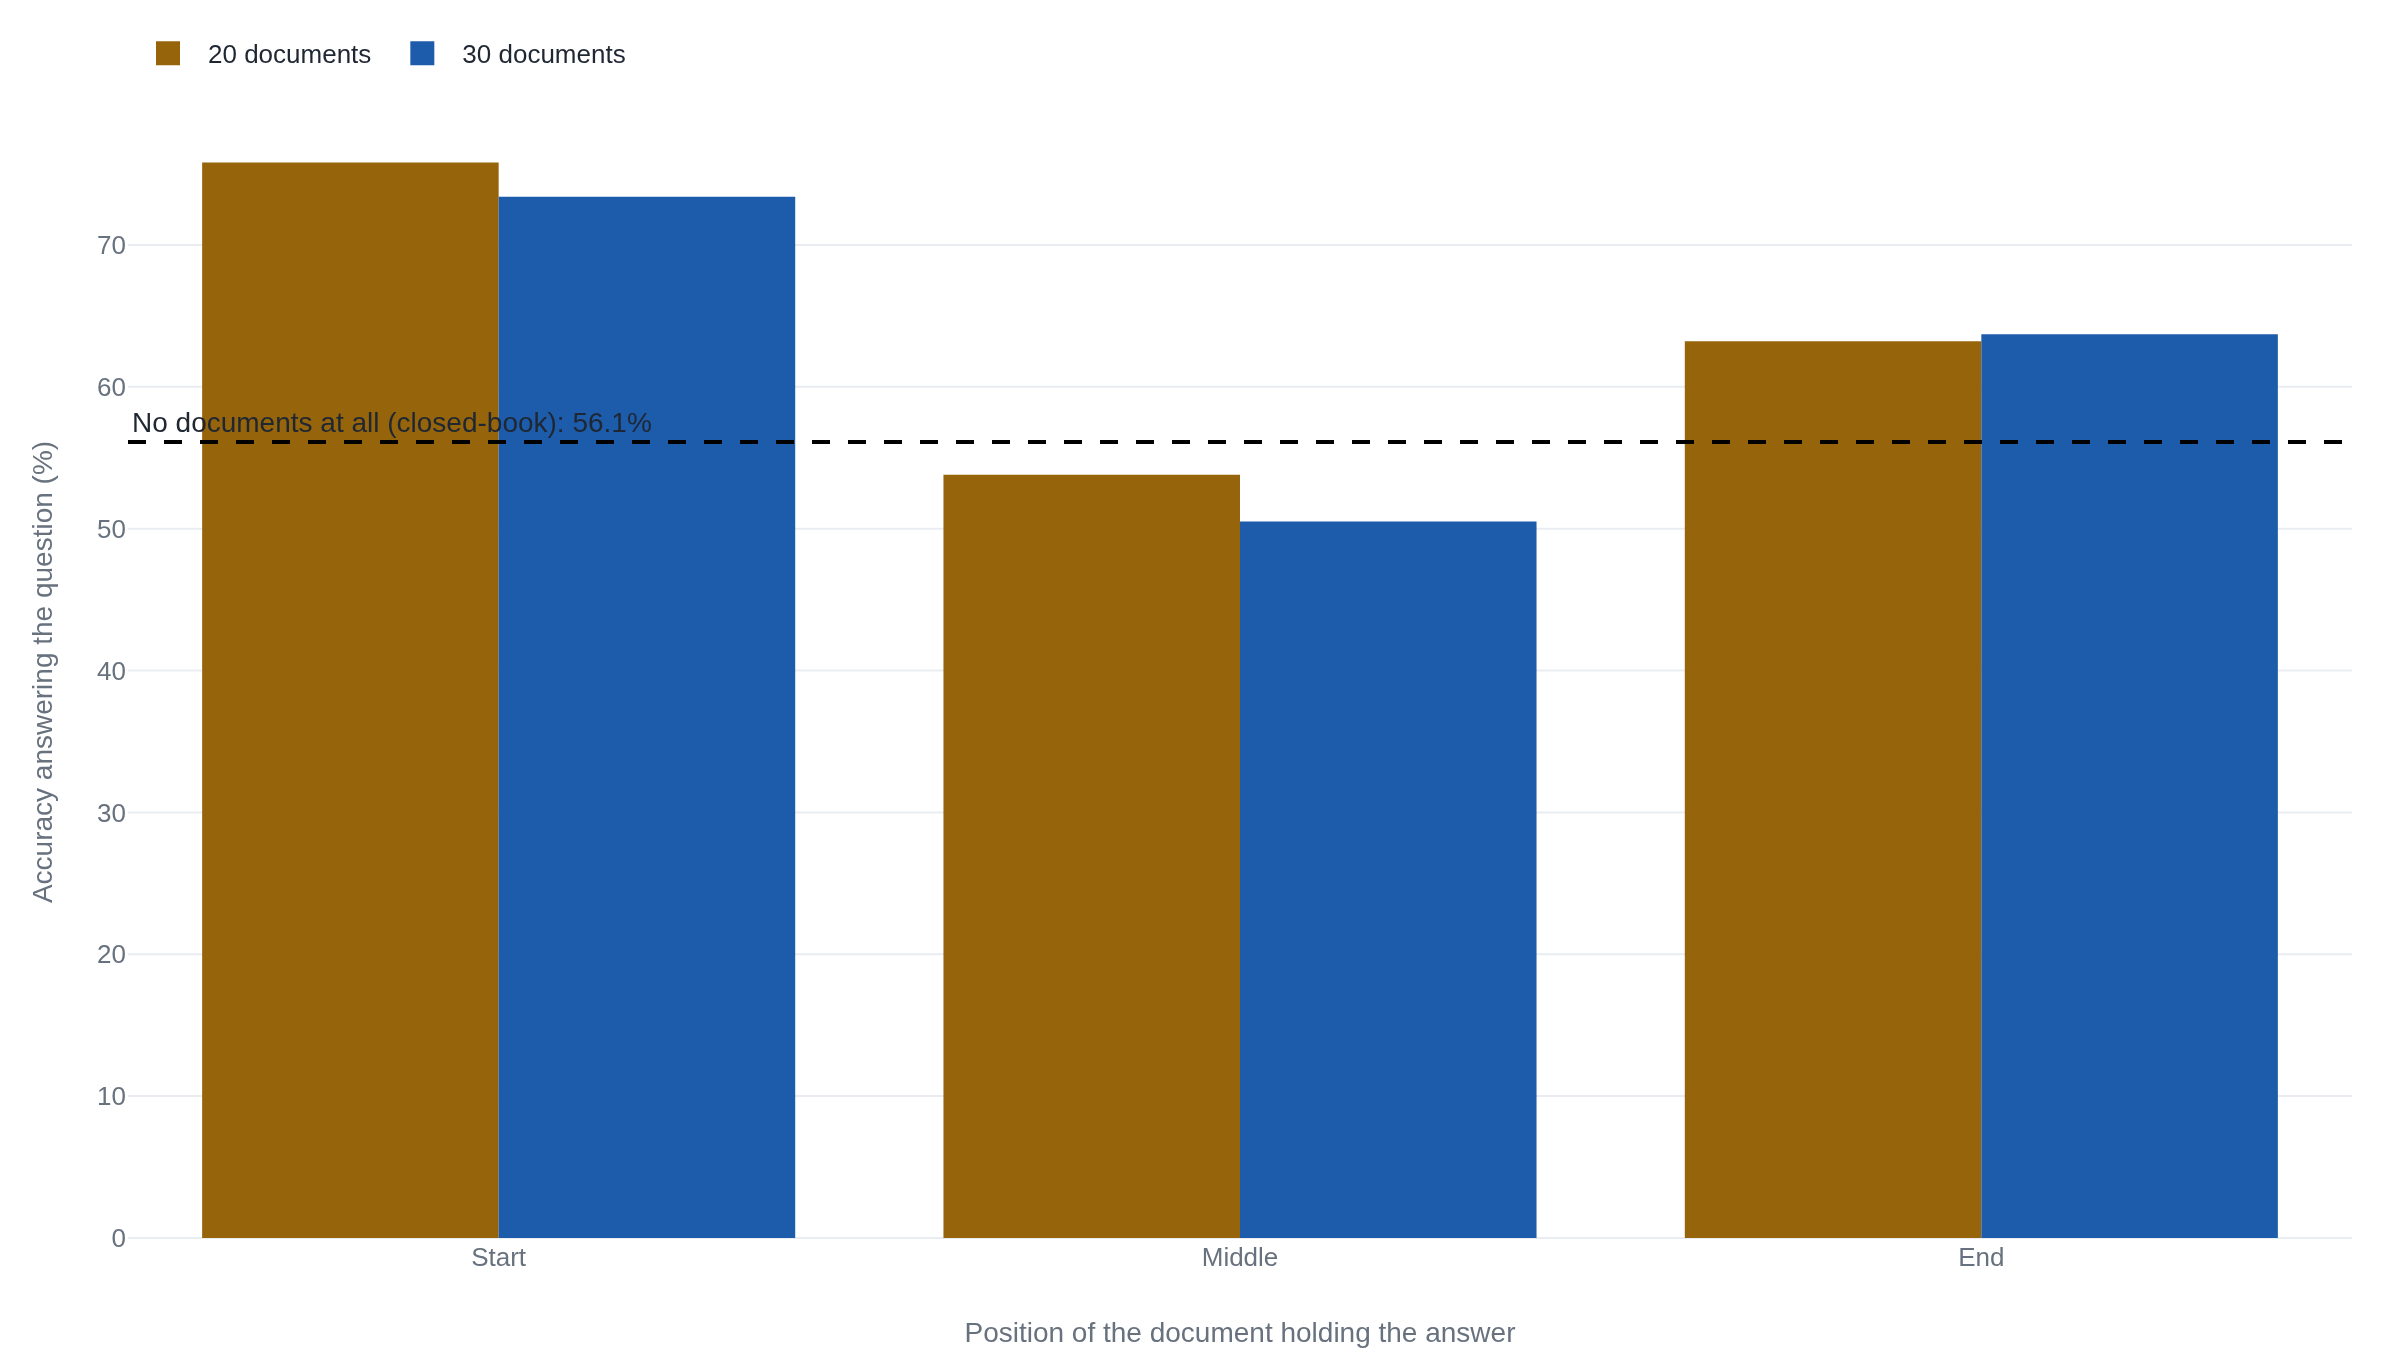

Write Python code to recreate this figure.
import plotly.graph_objects as go

# Multi-document QA accuracy by the position of the document holding the
# answer, GPT-3.5-Turbo (16K), 20-document and 30-document settings. Both
# settings fit well inside the model's 16,000-token window.
# Source: Liu, Lin, Hewitt, Paranjape, Bevilacqua, Petroni, Liang, "Lost in
# the Middle: How Language Models Use Long Contexts" (arXiv:2307.03172),
# multi-document QA results.
positions = ["Start", "Middle", "End"]
acc_20docs = [75.8, 53.8, 63.2]
acc_30docs = [73.4, 50.5, 63.7]

# The same model's accuracy with no documents supplied at all (closed-book).
closed_book = 56.1

fig = go.Figure()
fig.add_trace(go.Bar(name="20 documents", x=positions, y=acc_20docs))
fig.add_trace(go.Bar(name="30 documents", x=positions, y=acc_30docs))
fig.add_hline(
    y=closed_book,
    line_dash="dash",
    annotation_text="No documents at all (closed-book): 56.1%",
    annotation_position="top left",
)
fig.update_layout(
    yaxis_title="Accuracy answering the question (%)",
    xaxis_title="Position of the document holding the answer",
    barmode="group",
)
